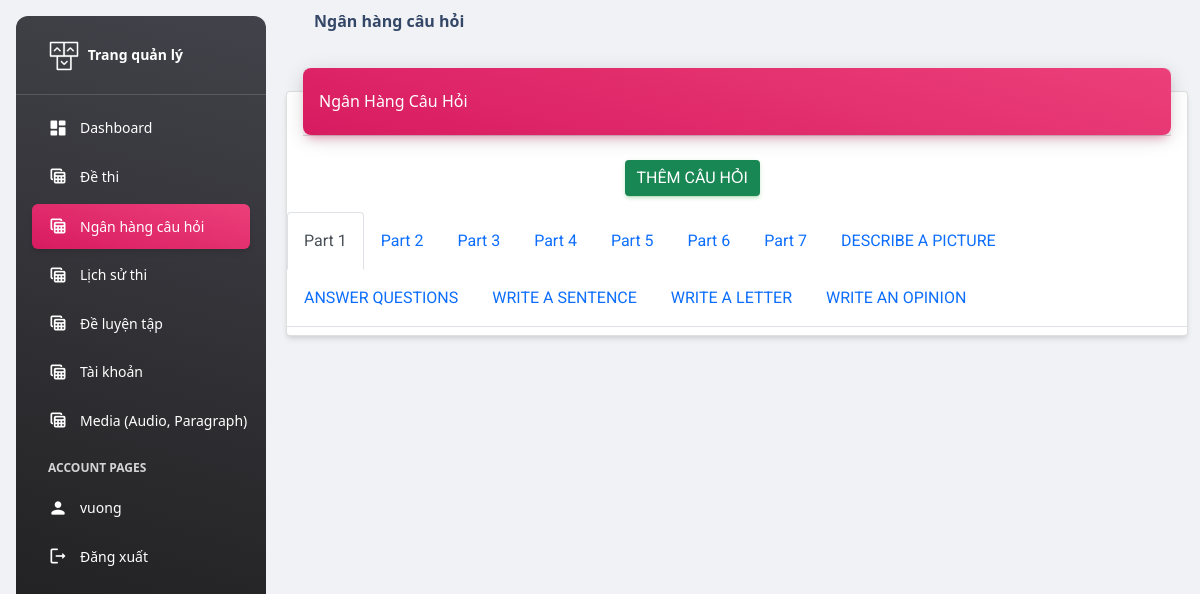
/admin/bankquestion/pages/question.php (signed in), run on the app's committed database.
### tables this page shows
CREATE TABLE `category_question` (
  `id_categoryquestion` int(11) NOT NULL,
  `name_categoryquestion` text NOT NULL,
  `description` text NOT NULL
);

### admin/bankquestion/pages/question.php (shortened to what this page needs)
<!DOCTYPE html>
<html lang="en">
<head>
  <link href="../../assets/css/nucleo-icons.css" rel="stylesheet" />
  <link href="../../assets/css/nucleo-svg.css" rel="stylesheet" />
  <link id="pagestyle" href="../../assets/css/material-dashboard.css?v=3.0.2" rel="stylesheet" />
  <link href="https://cdn.jsdelivr.net/npm/bootstrap@5.0.2/dist/css/bootstrap.min.css" rel="stylesheet">
</head>
<body class="g-sidenav-show  bg-gray-200">
  <aside class="sidenav navbar navbar-vertical navbar-expand-xs border-0 border-radius-xl my-3 fixed-start ms-3   bg-gradient-dark" id="sidenav-main">
    <div class="sidenav-header">
      <a class="navbar-brand m-0" href="">
        <img src="../../assets/img/logo-ct.png" class="navbar-brand-img h-100" alt="main_logo">
        <span class="ms-1 font-weight-bold text-white">Trang quản lý</span>
      </a>
    </div>
    <hr class="horizontal light mt-0 mb-2">
    <div class="collapse navbar-collapse  w-auto " id="sidenav-collapse-main" style="height: calc(100vh - 330px);">
      <ul class="navbar-nav">
        <li class="nav-item">
          <a class="nav-link text-white" href="../../">
            <div class="text-white text-center me-2 d-flex align-items-center justify-content-center">
              <i class="material-icons opacity-10">dashboard</i>
            </div>
            <span class="nav-link-text ms-1">Dashboard</span>
          </a>
        </li>
        <li class="nav-item">
          <a class="nav-link text-white" href="../../exam/pages/exam.php">
            <div class="text-white text-center me-2 d-flex align-items-center justify-content-center">
              <i class="material-icons opacity-10">table_view</i>
            </div>
            <span class="nav-link-text ms-1">Đề thi</span>
          </a>
        </li>
        <li class="nav-item">
          <a class="nav-link text-white active bg-gradient-primary" href="./question.php">
            <div class="text-white text-center me-2 d-flex align-items-center justify-content-center">
              <i class="material-icons opacity-10">table_view</i>
            </div>
            <span class="nav-link-text ms-1">Ngân hàng câu hỏi</span>
          </a>
        </li>
        <li class="nav-item">
          <a class="nav-link text-white" href="../../historyresult/pages/historyresult.php">
            <div class="text-white text-center me-2 d-flex align-items-center justify-content-center">
              <i class="material-icons opacity-10">table_view</i>
            </div>
            <span class="nav-link-text ms-1">Lịch sử thi</span>
          </a>
        </li>
        <li class="nav-item">
          <a class="nav-link text-white" href="../../shorttest/pages/shorttest.php">
            <div class="text-white text-center me-2 d-flex align-items-center justify-content-center">
              <i class="material-icons opacity-10">table_view</i>
            </div>
            <span class="nav-link-text ms-1">Đề luyện tập</span>
          </a>
        </li>
        <li class="nav-item">
          <a class="nav-link text-white" href="../../account/pages/account.php">
            <div class="text-white text-center me-2 d-flex align-items-center justify-content-center">
              <i class="material-icons opacity-10">table_view</i>
            </div>
            <span class="nav-link-text ms-1">Tài khoản</span>
          </a>
        </li>
        <li class="nav-item">
          <a class="nav-link text-white" href="../../media/pages/media.php">
            <div class="text-white text-center me-2 d-flex align-items-center justify-content-center">
              <i class="material-icons opacity-10">table_view</i>
            </div>
            <span class="nav-link-text ms-1">Media (Audio, Paragraph)</span>
          </a>
        </li>
        <li class="nav-item mt-3">
          <h6 class="ps-4 ms-2 text-uppercase text-xs text-white font-weight-bolder opacity-8">Account pages</h6>
        </li>
        <li class="nav-item">
          <a class="nav-link text-white " href="">
            <div class="text-white text-center me-2 d-flex align-items-center justify-content-center">
              <i class="material-icons opacity-10">person</i>
            </div>
            <span class="nav-link-text ms-1"><?php if (isset($_SESSION['name'])) {
                                                echo $_SESSION['name'];
                                              } else { ?> <script type="text/javascript">
                  window.location.replace("../../../pages/sign-in.php");
                </script> <?php } ?></span>
          </a>
        </li>
        <li class="nav-item">
          <a class="nav-link text-white " href="../../../pages/logout.php">
            <div class="text-white text-center me-2 d-flex align-items-center justify-content-center">
              <i class="material-icons opacity-10">logout</i>
            </div>
            <span class="nav-link-text ms-1">Đăng xuất</span>
          </a>
        </li>
      </ul>
    </div>
  </aside>
  <main class="main-content position-relative max-height-vh-100 h-100 border-radius-lg ">
    <nav class="navbar navbar-main navbar-expand-lg px-0 mx-4 shadow-none border-radius-xl" id="navbarBlur" navbar-scroll="true">
      <div class="container-fluid py-1 px-3">
        <nav aria-label="breadcrumb">
          <h6 class="font-weight-bolder mb-0">Ngân hàng câu hỏi</h6>
        </nav>
      </div>
    </nav>
    <div class="container-fluid py-4">
      <div class="row">
        <div class="col-12">
          <div class="card my-4">
            <div class="card-header p-0 position-relative mt-n4 mx-3 z-index-2">
              <div class="bg-gradient-primary shadow-primary border-radius-lg pt-4 pb-3">
                <h6 class="text-white text-capitalize ps-3">Ngân hàng câu hỏi</h6>
              </div>
            </div>
            <div class="card-body px-0 pb-2">
              <div class="d-flex justify-content-around">
                <div class="w-25">
                  <button id="btnquestion" type="button" class="btn btn-success" style="margin-right: 10%;">Thêm câu hỏi</button>
                </div>
              </div>
              <div class="table-responsive p-0">
                <div class="d-flex justify-content-between">
                  <ul class="nav nav-tabs" id="myTab" role="tablist">
                    <?php include('../../dbconnect.php') ?>
                    <?php
                    $sql = $conn->prepare("SELECT * FROM category_question");
                    $sql->execute();
                    $count = 0;
                    while ($result = $sql->fetch(PDO::FETCH_ASSOC)) {
                      if ($count == 0) {
                        echo '<li class="nav-item" role="presentation">';
                        echo '<button class="nav-link active px-3 py-3" id="tab" data-bs-toggle="tab" data-bs-target="#F' . $result["id_categoryquestion"] . '" type="button" role="tab" aria-controls="home" aria-selected="true">' . $result["name_categoryquestion"] . '</button>';
                        echo '  </li>';
                      } else {
                        echo '<li class="nav-item" role="presentation">';
                        echo '<button class="nav-link px-3 py-3" id="tab" data-bs-toggle="tab" data-bs-target="#F' . $result["id_categoryquestion"] . '" type="button" role="tab" aria-controls="profile" aria-selected="false">' . $result["name_categoryquestion"] . '</button>';
                        echo '</li>';
                      }
                      $count++;
                    }
                    ?>
                  </ul>
                </div>
              </div>
            </div>
          </div>
        </div>
      </div>
    </div>
  </main>
</body>
</html>

### data on the page
category_question: name_categoryquestion "Part 1"
category_question: name_categoryquestion "Part 2"
category_question: name_categoryquestion "Part 3"
category_question: name_categoryquestion "Part 4"
category_question: name_categoryquestion "Part 5"
category_question: name_categoryquestion "Part 6"
category_question: name_categoryquestion "Part 7"
category_question: name_categoryquestion "DESCRIBE A PICTURE"
category_question: name_categoryquestion "ANSWER QUESTIONS"
category_question: name_categoryquestion "WRITE A SENTENCE"
category_question: name_categoryquestion "WRITE A LETTER"
category_question: name_categoryquestion "WRITE AN OPINION"

### other printed values
$_SESSION['name'] "vuong"
